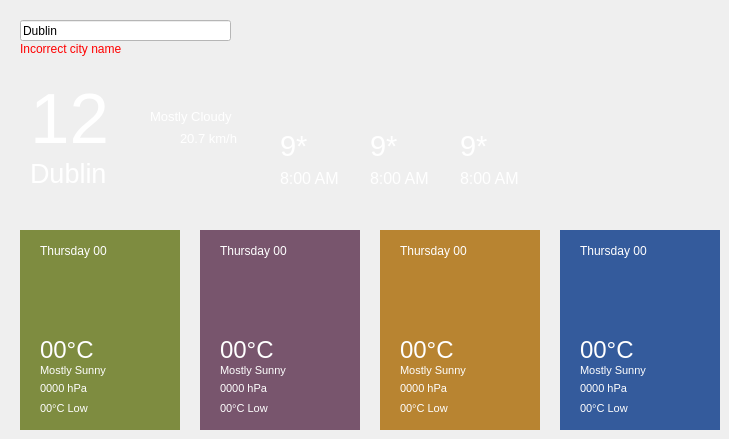
    <widget class="QWidget" name="main">
     <property name="styleSheet">
      <string notr="true"/>
     </property>
     <widget class="QLineEdit" name="lineEdit">
      <property name="geometry">
       <rect>
        <x>20</x>
        <y>20</y>
        <width>211</width>
        <height>21</height>
       </rect>
      </property>
      <property name="styleSheet">
       <string notr="true">background-color: white</string>
      </property>
      <property name="text">
       <string>Dublin</string>
      </property>
     </widget>
     <widget class="ForecastFrame" name="forecast1">
      <property name="enabled">
       <bool>true</bool>
      </property>
      <property name="geometry">
       <rect>
        <x>20</x>
        <y>230</y>
        <width>160</width>
        <height>200</height>
       </rect>
      </property>
      <property name="styleSheet">
       <string notr="true">QFrame
{
	background-color: rgb(126, 140, 64);
}

QFrame:hover
{
	background-color: rgba(126, 140, 64, 200);
}


</string>
      </property>
      <property name="frameShape">
       <enum>QFrame::NoFrame</enum>
      </property>
      <property name="frameShadow">
       <enum>QFrame::Plain</enum>
      </property>
      <property name="lineWidth">
       <number>0</number>
      </property>
      <widget class="QLabel" name="day1">
       <property name="geometry">
        <rect>
         <x>20</x>
         <y>10</y>
         <width>101</width>
         <height>21</height>
        </rect>
       </property>
       <property name="styleSheet">
        <string notr="true">background-color: none;
color: white;</string>
       </property>
       <property name="text">
        <string>Thursday 00</string>
       </property>
      </widget>
      <widget class="QLabel" name="temp1">
       <property name="geometry">
        <rect>
         <x>20</x>
         <y>110</y>
         <width>67</width>
         <height>20</height>
        </rect>
       </property>
       <property name="font">
        <font>
         <pointsize>18</pointsize>
        </font>
       </property>
       <property name="styleSheet">
        <string notr="true">background-color: none;
color: white;</string>
       </property>
       <property name="text">
        <string>00°C</string>
       </property>
      </widget>
      <widget class="QLabel" name="description1">
       <property name="geometry">
        <rect>
         <x>20</x>
         <y>130</y>
         <width>101</width>
         <height>21</height>
        </rect>
       </property>
       <property name="font">
        <font>
         <pointsize>8</pointsize>
        </font>
       </property>
       <property name="styleSheet">
        <string notr="true">background-color: none;
color: white;</string>
       </property>
       <property name="text">
        <string>Mostly Sunny</string>
       </property>
      </widget>
      <widget class="QLabel" name="pressure1">
       <property name="geometry">
        <rect>
         <x>20</x>
         <y>150</y>
         <width>121</width>
         <height>17</height>
        </rect>
       </property>
       <property name="font">
        <font>
         <pointsize>8</pointsize>
        </font>
       </property>
       <property name="styleSheet">
        <string notr="true">background-color: none;
color: white;</string>
       </property>
       <property name="text">
        <string>0000 hPa</string>
       </property>
      </widget>
      <widget class="QLabel" name="low1">
       <property name="geometry">
        <rect>
         <x>20</x>
         <y>170</y>
         <width>67</width>
         <height>17</height>
        </rect>
       </property>
       <property name="font">
        <font>
         <pointsize>8</pointsize>
        </font>
       </property>
       <property name="styleSheet">
        <string notr="true">background-color: none;
color: white;</string>
       </property>
       <property name="text">
        <string>00°C Low</string>
       </property>
      </widget>
     </widget>
     <widget class="ForecastFrame" name="forecast2">
      <property name="geometry">
       <rect>
        <x>200</x>
        <y>230</y>
        <width>160</width>
        <height>200</height>
       </rect>
      </property>
      <property name="styleSheet">
       <string notr="true">QFrame
{
background-color: rgb(120, 85, 109);
}

QFrame:hover
{
	background-color: rgba(120, 85, 109, 200);
}</string>
      </property>
      <property name="frameShape">
       <enum>QFrame::NoFrame</enum>
      </property>
      <property name="frameShadow">
       <enum>QFrame::Plain</enum>
      </property>
      <property name="lineWidth">
       <number>0</number>
      </property>
      <widget class="QLabel" name="day2">
       <property name="geometry">
        <rect>
         <x>20</x>
         <y>10</y>
         <width>101</width>
         <height>21</height>
        </rect>
       </property>
       <property name="styleSheet">
        <string notr="true">background-color: none;
color: white;</string>
       </property>
       <property name="text">
        <string>Thursday 00</string>
       </property>
      </widget>
      <widget class="QLabel" name="temp2">
       <property name="geometry">
        <rect>
         <x>20</x>
         <y>110</y>
         <width>67</width>
         <height>20</height>
        </rect>
       </property>
       <property name="font">
        <font>
         <pointsize>18</pointsize>
        </font>
       </property>
       <property name="styleSheet">
        <string notr="true">background-color: none;
color: white;</string>
       </property>
       <property name="text">
        <string>00°C</string>
       </property>
      </widget>
      <widget class="QLabel" name="description2">
       <property name="geometry">
        <rect>
         <x>20</x>
         <y>130</y>
         <width>101</width>
         <height>21</height>
        </rect>
       </property>
       <property name="font">
        <font>
         <pointsize>8</pointsize>
        </font>
       </property>
       <property name="styleSheet">
        <string notr="true">background-color: none;
color: white;</string>
       </property>
       <property name="text">
        <string>Mostly Sunny</string>
       </property>
      </widget>
      <widget class="QLabel" name="pressure2">
       <property name="geometry">
        <rect>
         <x>20</x>
         <y>150</y>
         <width>121</width>
         <height>17</height>
        </rect>
       </property>
       <property name="font">
        <font>
         <pointsize>8</pointsize>
        </font>
       </property>
       <property name="styleSheet">
        <string notr="true">background-color: none;
color: white;</string>
       </property>
       <property name="text">
        <string>0000 hPa</string>
       </property>
      </widget>
      <widget class="QLabel" name="low2">
       <property name="geometry">
        <rect>
         <x>20</x>
         <y>170</y>
         <width>67</width>
         <height>17</height>
        </rect>
       </property>
       <property name="font">
        <font>
         <pointsize>8</pointsize>
        </font>
       </property>
       <property name="styleSheet">
        <string notr="true">background-color: none;
color: white;</string>
       </property>
       <property name="text">
        <string>00°C Low</string>
       </property>
      </widget>
     </widget>
     <widget class="ForecastFrame" name="forecast3">
      <property name="geometry">
       <rect>
        <x>380</x>
        <y>230</y>
        <width>160</width>
        <height>200</height>
       </rect>
      </property>
      <property name="styleSheet">
       <string notr="true">QFrame
{
	background-color: rgb(184, 132, 49);
}

QFrame:hover
{
	background-color: rgba(184, 132, 49, 200);
}</string>
      </property>
      <property name="frameShape">
       <enum>QFrame::NoFrame</enum>
      </property>
      <property name="frameShadow">
       <enum>QFrame::Plain</enum>
      </property>
      <property name="lineWidth">
       <number>0</number>
      </property>
      <widget class="QLabel" name="day3">
       <property name="geometry">
        <rect>
         <x>20</x>
         <y>10</y>
         <width>101</width>
         <height>21</height>
        </rect>
       </property>
       <property name="styleSheet">
        <string notr="true">background-color: none;
color: white;</string>
       </property>
       <property name="text">
        <string>Thursday 00</string>
       </property>
      </widget>
      <widget class="QLabel" name="temp3">
       <property name="geometry">
        <rect>
         <x>20</x>
         <y>110</y>
         <width>67</width>
         <height>20</height>
        </rect>
       </property>
       <property name="font">
        <font>
         <pointsize>18</pointsize>
        </font>
       </property>
       <property name="styleSheet">
        <string notr="true">background-color: none;
color: white;</string>
       </property>
       <property name="text">
        <string>00°C</string>
       </property>
      </widget>
      <widget class="QLabel" name="description3">
       <property name="geometry">
        <rect>
         <x>20</x>
         <y>130</y>
         <width>101</width>
         <height>21</height>
        </rect>
       </property>
       <property name="font">
        <font>
         <pointsize>8</pointsize>
        </font>
       </property>
       <property name="styleSheet">
        <string notr="true">background-color: none;
color: white;</string>
       </property>
       <property name="text">
        <string>Mostly Sunny</string>
       </property>
      </widget>
      <widget class="QLabel" name="pressure3">
       <property name="geometry">
        <rect>
         <x>20</x>
         <y>150</y>
         <width>121</width>
         <height>17</height>
        </rect>
       </property>
       <property name="font">
        <font>
         <pointsize>8</pointsize>
        </font>
       </property>
       <property name="styleSheet">
        <string notr="true">background-color: none;
color: white;</string>
       </property>
       <property name="text">
        <string>0000 hPa</string>
       </property>
      </widget>
      <widget class="QLabel" name="low3">
       <property name="geometry">
        <rect>
         <x>20</x>
         <y>170</y>
         <width>67</width>
         <height>17</height>
        </rect>
       </property>
       <property name="font">
        <font>
         <pointsize>8</pointsize>
        </font>
       </property>
       <property name="styleSheet">
        <string notr="true">background-color: none;
color: white;</string>
       </property>
       <property name="text">
        <string>00°C Low</string>
       </property>
      </widget>
     </widget>
     <widget class="ForecastFrame" name="forecast4">
      <property name="geometry">
       <rect>
        <x>560</x>
        <y>230</y>
        <width>160</width>
        <height>200</height>
       </rect>
      </property>
      <property name="styleSheet">
       <string notr="true">QFrame
{
	background-color: rgb(52, 91, 156);
}

QFrame:hover
{
	background-color: rgba(52, 91, 156, 200);
}</string>
      </property>
      <property name="frameShape">
       <enum>QFrame::NoFrame</enum>
      </property>
      <property name="frameShadow">
       <enum>QFrame::Plain</enum>
      </property>
      <property name="lineWidth">
       <number>0</number>
      </property>
      <widget class="QLabel" name="day4">
       <property name="geometry">
        <rect>
         <x>20</x>
         <y>10</y>
         <width>101</width>
         <height>21</height>
        </rect>
       </property>
       <property name="styleSheet">
        <string notr="true">background-color: none;
color: white;</string>
       </property>
       <property name="text">
        <string>Thursday 00</string>
       </property>
      </widget>
      <widget class="QLabel" name="temp4">
       <property name="geometry">
        <rect>
         <x>20</x>
         <y>110</y>
         <width>67</width>
         <height>20</height>
        </rect>
       </property>
       <property name="font">
        <font>
         <pointsize>18</pointsize>
        </font>
       </property>
       <property name="styleSheet">
        <string notr="true">background-color: none;
color: white;</string>
       </property>
       <property name="text">
        <string>00°C</string>
       </property>
      </widget>
      <widget class="QLabel" name="description4">
       <property name="geometry">
        <rect>
         <x>20</x>
         <y>130</y>
         <width>101</width>
         <height>21</height>
        </rect>
       </property>
       <property name="font">
        <font>
         <pointsize>8</pointsize>
        </font>
       </property>
       <property name="styleSheet">
        <string notr="true">background-color: none;
color: white;</string>
       </property>
       <property name="text">
        <string>Mostly Sunny</string>
       </property>
      </widget>
      <widget class="QLabel" name="pressure4">
       <property name="geometry">
        <rect>
         <x>20</x>
         <y>150</y>
         <width>121</width>
         <height>17</height>
        </rect>
       </property>
       <property name="font">
        <font>
         <pointsize>8</pointsize>
        </font>
       </property>
       <property name="styleSheet">
        <string notr="true">background-color: none;
color: white;</string>
       </property>
       <property name="text">
        <string>0000 hPa</string>
       </property>
      </widget>
      <widget class="QLabel" name="low4">
       <property name="geometry">
        <rect>
         <x>20</x>
         <y>170</y>
         <width>67</width>
         <height>17</height>
        </rect>
       </property>
       <property name="font">
        <font>
         <pointsize>8</pointsize>
        </font>
       </property>
       <property name="styleSheet">
        <string notr="true">background-color: none;
color: white;</string>
       </property>
       <property name="text">
        <string>00°C Low</string>
       </property>
      </widget>
     </widget>
     <widget class="QLabel" name="temp">
      <property name="geometry">
       <rect>
        <x>30</x>
        <y>73</y>
        <width>111</width>
        <height>91</height>
       </rect>
      </property>
      <property name="font">
       <font>
        <pointsize>53</pointsize>
       </font>
      </property>
      <property name="styleSheet">
       <string notr="true">background-color: none;
color: white;</string>
      </property>
      <property name="text">
       <string>12</string>
      </property>
     </widget>
     <widget class="QLabel" name="city">
      <property name="geometry">
       <rect>
        <x>30</x>
        <y>148</y>
        <width>201</width>
        <height>51</height>
       </rect>
      </property>
      <property name="font">
       <font>
        <pointsize>20</pointsize>
       </font>
      </property>
      <property name="styleSheet">
       <string notr="true">background-color: none;
color: white;</string>
      </property>
      <property name="text">
       <string>Dublin</string>
      </property>
     </widget>
     <widget class="QLabel" name="description">
      <property name="geometry">
       <rect>
        <x>150</x>
        <y>101</y>
        <width>391</width>
        <height>31</height>
       </rect>
      </property>
      <property name="font">
       <font>
        <pointsize>10</pointsize>
       </font>
      </property>
      <property name="styleSheet">
       <string notr="true">background-color: none;
color: white;</string>
      </property>
      <property name="text">
       <string>Mostly Cloudy</string>
      </property>
     </widget>
     <widget class="QLabel" name="windSpeed">
      <property name="geometry">
       <rect>
        <x>180</x>
        <y>123</y>
        <width>71</width>
        <height>31</height>
       </rect>
      </property>
      <property name="font">
       <font>
        <pointsize>10</pointsize>
       </font>
      </property>
      <property name="styleSheet">
       <string notr="true">background-color: none;
color: white;</string>
      </property>
      <property name="text">
       <string>20.7 km/h</string>
      </property>
     </widget>
     <widget class="QLabel" name="windIcon">
      <property name="geometry">
       <rect>
        <x>150</x>
        <y>124</y>
        <width>30</width>
        <height>30</height>
       </rect>
      </property>
      <property name="font">
       <font>
        <pointsize>10</pointsize>
       </font>
      </property>
      <property name="styleSheet">
       <string notr="true">background-color: none;</string>
      </property>
      <property name="text">
       <string/>
      </property>
     </widget>
     <widget class="QLabel" name="tempHour1">
      <property name="geometry">
       <rect>
        <x>280</x>
        <y>130</y>
        <width>61</width>
        <height>31</height>
       </rect>
      </property>
      <property name="font">
       <font>
        <pointsize>22</pointsize>
       </font>
      </property>
      <property name="styleSheet">
       <string notr="true">background-color: none;
color: white;</string>
      </property>
      <property name="text">
       <string>9*</string>
      </property>
     </widget>
     <widget class="QLabel" name="hour1">
      <property name="geometry">
       <rect>
        <x>280</x>
        <y>163</y>
        <width>81</width>
        <height>31</height>
       </rect>
      </property>
      <property name="font">
       <font>
        <pointsize>12</pointsize>
       </font>
      </property>
      <property name="styleSheet">
       <string notr="true">background-color: none;
color: white;</string>
      </property>
      <property name="text">
       <string>8:00 AM</string>
      </property>
     </widget>
     <widget class="QLabel" name="hour2">
      <property name="geometry">
       <rect>
        <x>370</x>
        <y>163</y>
        <width>81</width>
        <height>31</height>
       </rect>
      </property>
      <property name="font">
       <font>
        <pointsize>12</pointsize>
       </font>
      </property>
      <property name="styleSheet">
       <string notr="true">background-color: none;
color: white;</string>
      </property>
      <property name="text">
       <string>8:00 AM</string>
      </property>
     </widget>
     <widget class="QLabel" name="tempHour2">
      <property name="geometry">
       <rect>
        <x>370</x>
        <y>130</y>
        <width>61</width>
        <height>31</height>
       </rect>
      </property>
      <property name="font">
       <font>
        <pointsize>22</pointsize>
       </font>
      </property>
      <property name="styleSheet">
       <string notr="true">background-color: none;
color: white;</string>
      </property>
      <property name="text">
       <string>9*</string>
      </property>
     </widget>
     <widget class="QLabel" name="hour3">
      <property name="geometry">
       <rect>
        <x>460</x>
        <y>163</y>
        <width>81</width>
        <height>31</height>
       </rect>
      </property>
      <property name="font">
       <font>
        <pointsize>12</pointsize>
       </font>
      </property>
      <property name="styleSheet">
       <string notr="true">background-color: none;
color: white;</string>
      </property>
      <property name="text">
       <string>8:00 AM</string>
      </property>
     </widget>
     <widget class="QLabel" name="tempHour3">
      <property name="geometry">
       <rect>
        <x>460</x>
        <y>130</y>
        <width>61</width>
        <height>31</height>
       </rect>
      </property>
      <property name="font">
       <font>
        <pointsize>22</pointsize>
       </font>
      </property>
      <property name="styleSheet">
       <string notr="true">background-color: none;
color: white;</string>
      </property>
      <property name="text">
       <string>9*</string>
      </property>
     </widget>
     <widget class="QLabel" name="wrongInput">
      <property name="geometry">
       <rect>
        <x>20</x>
        <y>40</y>
        <width>131</width>
        <height>17</height>
       </rect>
      </property>
      <property name="styleSheet">
       <string notr="true">background-color: none;
color: red;</string>
      </property>
      <property name="text">
       <string>Incorrect city name</string>
      </property>
     </widget>
    </widget>
